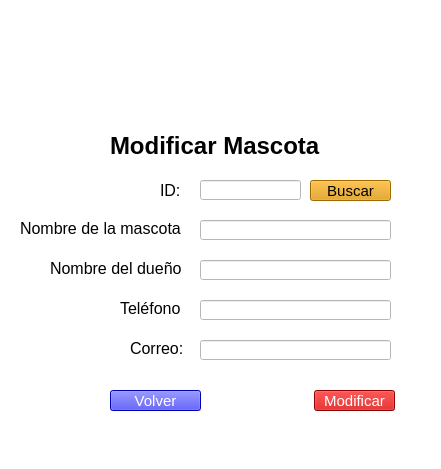
<?xml version="1.0" encoding="UTF-8"?>
<ui version="4.0">
 <class>modificarMascota</class>
 <widget class="QMainWindow" name="modificarMascota">
  <property name="geometry">
   <rect>
    <x>0</x>
    <y>0</y>
    <width>441</width>
    <height>469</height>
   </rect>
  </property>
  <property name="windowTitle">
   <string>MainWindow</string>
  </property>
  <property name="styleSheet">
   <string notr="true">background-color: rgb(255, 255, 255);</string>
  </property>
  <widget class="QWidget" name="centralwidget">
   <widget class="QLineEdit" name="telefonoM">
    <property name="geometry">
     <rect>
      <x>200</x>
      <y>300</y>
      <width>191</width>
      <height>20</height>
     </rect>
    </property>
    <property name="font">
     <font>
      <family>Arial</family>
      <pointsize>12</pointsize>
     </font>
    </property>
   </widget>
   <widget class="QLabel" name="label_2">
    <property name="geometry">
     <rect>
      <x>110</x>
      <y>130</y>
      <width>221</width>
      <height>31</height>
     </rect>
    </property>
    <property name="font">
     <font>
      <family>Arial</family>
      <pointsize>18</pointsize>
      <weight>75</weight>
      <bold>true</bold>
     </font>
    </property>
    <property name="text">
     <string>Modificar Mascota</string>
    </property>
   </widget>
   <widget class="QPushButton" name="modificar">
    <property name="geometry">
     <rect>
      <x>314</x>
      <y>390</y>
      <width>81</width>
      <height>21</height>
     </rect>
    </property>
    <property name="font">
     <font>
      <family>Arial</family>
      <pointsize>11</pointsize>
     </font>
    </property>
    <property name="styleSheet">
     <string notr="true">color: rgb(255, 255, 255);
background-color: rgb(199, 0, 0);</string>
    </property>
    <property name="text">
     <string>Modificar</string>
    </property>
   </widget>
   <widget class="QLineEdit" name="nomDueM">
    <property name="geometry">
     <rect>
      <x>200</x>
      <y>260</y>
      <width>191</width>
      <height>20</height>
     </rect>
    </property>
    <property name="font">
     <font>
      <family>Arial</family>
      <pointsize>12</pointsize>
     </font>
    </property>
   </widget>
   <widget class="QLabel" name="label_3">
    <property name="geometry">
     <rect>
      <x>20</x>
      <y>220</y>
      <width>161</width>
      <height>16</height>
     </rect>
    </property>
    <property name="font">
     <font>
      <family>Arial</family>
      <pointsize>12</pointsize>
     </font>
    </property>
    <property name="text">
     <string>Nombre de la mascota:</string>
    </property>
   </widget>
   <widget class="QPushButton" name="volver">
    <property name="geometry">
     <rect>
      <x>110</x>
      <y>390</y>
      <width>91</width>
      <height>21</height>
     </rect>
    </property>
    <property name="font">
     <font>
      <family>Arial</family>
      <pointsize>11</pointsize>
     </font>
    </property>
    <property name="styleSheet">
     <string notr="true">color: rgb(255, 255, 255);
background-color: rgb(0, 0, 255);</string>
    </property>
    <property name="text">
     <string>Volver</string>
    </property>
   </widget>
   <widget class="QLabel" name="label_6">
    <property name="geometry">
     <rect>
      <x>130</x>
      <y>340</y>
      <width>61</width>
      <height>16</height>
     </rect>
    </property>
    <property name="font">
     <font>
      <family>Arial</family>
      <pointsize>12</pointsize>
     </font>
    </property>
    <property name="text">
     <string>Correo:</string>
    </property>
   </widget>
   <widget class="QLabel" name="label_7">
    <property name="geometry">
     <rect>
      <x>160</x>
      <y>180</y>
      <width>21</width>
      <height>20</height>
     </rect>
    </property>
    <property name="font">
     <font>
      <family>Arial</family>
      <pointsize>12</pointsize>
     </font>
    </property>
    <property name="text">
     <string>ID:</string>
    </property>
   </widget>
   <widget class="QLabel" name="label_4">
    <property name="geometry">
     <rect>
      <x>50</x>
      <y>260</y>
      <width>131</width>
      <height>16</height>
     </rect>
    </property>
    <property name="font">
     <font>
      <family>Arial</family>
      <pointsize>12</pointsize>
     </font>
    </property>
    <property name="text">
     <string>Nombre del dueño:</string>
    </property>
   </widget>
   <widget class="QPushButton" name="buscar">
    <property name="geometry">
     <rect>
      <x>310</x>
      <y>180</y>
      <width>81</width>
      <height>21</height>
     </rect>
    </property>
    <property name="font">
     <font>
      <family>Arial</family>
      <pointsize>11</pointsize>
     </font>
    </property>
    <property name="styleSheet">
     <string notr="true">background-color: rgb(220, 147, 0);</string>
    </property>
    <property name="text">
     <string>Buscar</string>
    </property>
   </widget>
   <widget class="QLineEdit" name="nomMascotaM">
    <property name="geometry">
     <rect>
      <x>200</x>
      <y>220</y>
      <width>191</width>
      <height>20</height>
     </rect>
    </property>
    <property name="font">
     <font>
      <family>Arial</family>
      <pointsize>12</pointsize>
     </font>
    </property>
   </widget>
   <widget class="QLineEdit" name="correoM">
    <property name="geometry">
     <rect>
      <x>200</x>
      <y>340</y>
      <width>191</width>
      <height>20</height>
     </rect>
    </property>
    <property name="font">
     <font>
      <family>Arial</family>
      <pointsize>12</pointsize>
     </font>
    </property>
   </widget>
   <widget class="QLabel" name="label_5">
    <property name="geometry">
     <rect>
      <x>120</x>
      <y>300</y>
      <width>61</width>
      <height>16</height>
     </rect>
    </property>
    <property name="font">
     <font>
      <family>Arial</family>
      <pointsize>12</pointsize>
     </font>
    </property>
    <property name="text">
     <string>Teléfono:</string>
    </property>
   </widget>
   <widget class="QLineEdit" name="idB">
    <property name="geometry">
     <rect>
      <x>200</x>
      <y>180</y>
      <width>101</width>
      <height>20</height>
     </rect>
    </property>
    <property name="font">
     <font>
      <family>Arial</family>
      <pointsize>12</pointsize>
     </font>
    </property>
   </widget>
   <widget class="QLabel" name="label">
    <property name="geometry">
     <rect>
      <x>170</x>
      <y>10</y>
      <width>111</width>
      <height>111</height>
     </rect>
    </property>
    <property name="text">
     <string/>
    </property>
    <property name="pixmap">
     <pixmap>modificar.png</pixmap>
    </property>
    <property name="scaledContents">
     <bool>true</bool>
    </property>
   </widget>
  </widget>
  <widget class="QMenuBar" name="menubar">
   <property name="geometry">
    <rect>
     <x>0</x>
     <y>0</y>
     <width>441</width>
     <height>21</height>
    </rect>
   </property>
  </widget>
  <widget class="QStatusBar" name="statusbar"/>
 </widget>
 <resources/>
 <connections/>
</ui>
